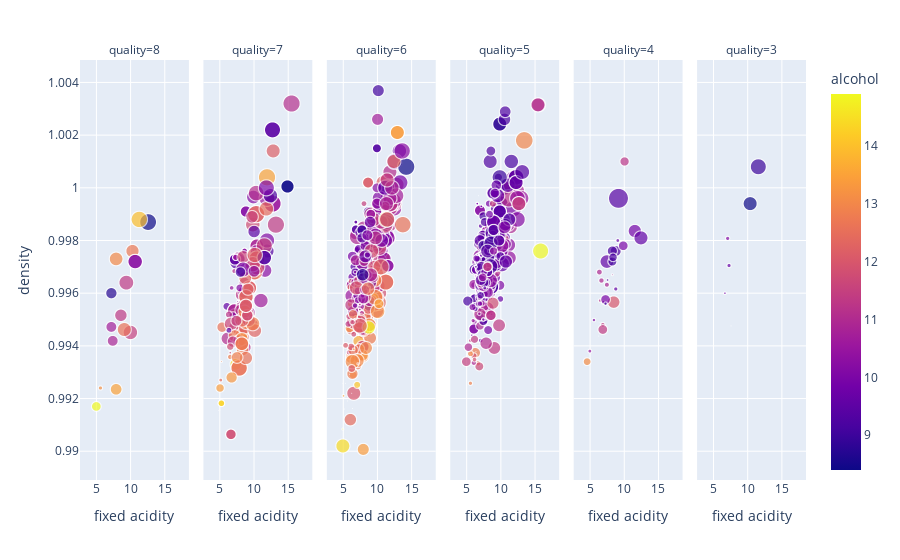

Notebook cell for this chart:
### Code cell
# quality 별 산도와 바디감, 도수의 상관관계 보여줌 / 원 크기는 신선함
fig3 = px.scatter(wine, x = 'fixed acidity', y = 'density', facet_col='quality', size = 'citric acid', color = 'alcohol')
fig3.show()

### Figure 1 — Plotly figure (JSON) as saved in the notebook; plotly's stock layout.template omitted (floating-point values rounded to 4 significant figures; data arrays with more than 128 entries replaced by an {"elided": "..."} marker saying what was removed)
{"data": [{"hovertemplate": "quality=8<br>fixed acidity=%{x}<br>density=%{y}<br>citric acid=%{marker.size}<br>alcohol=%{marker.color}<extra></extra>", "legendgroup": "", "marker": {"color": [12.6, 11, 11.3, 12.8, 11.4, 10, 11.7, 12.9, 11.8, 9.8, 12.5, 13.4, 11.7, 13.1, 11, 14], "coloraxis": "coloraxis", "size": [0.45, 0.53, 0.31, 0.46, 0.3, 0.33, 0.39, 0.05, 0.54, 0.72, 0.5, 0.67, 0.56, 0.34, 0.53, 0.24], "sizemode": "area", "sizeref": 0.0025, "symbol": "circle"}, "mode": "markers", "name": "", "showlegend": false, "type": "scattergl", "x": [10.3, 10.7, 7.2, 7.9, 7.4, 7.2, 8.6, 5.6, 10, 12.6, 9.1, 11.3, 9.4, 7.9, 10.7, 5], "xaxis": "x", "y": [0.9976, 0.9972, 0.9947, 0.9973, 0.9942, 0.996, 0.9952, 0.9924, 0.9945, 0.9987, 0.9946, 0.9988, 0.9964, 0.9923, 0.9972, 0.9917], "yaxis": "y"}, {"hovertemplate": "quality=7<br>fixed acidity=%{x}<br>density=%{y}<br>citric acid=%{marker.size}<br>alcohol=%{marker.color}<extra></extra>", "legendgroup": "", "marker": {"color": {"elided": "143 float values"}, "coloraxis": "coloraxis", "size": {"elided": "143 float values"}, "sizemode": "area", "sizeref": 0.0025, "symbol": "circle"}, "mode": "markers", "name": "", "showlegend": false, "type": "scattergl", "x": {"elided": "143 float values"}, "xaxis": "x2", "y": {"elided": "143 float values"}, "yaxis": "y2"}, {"hovertemplate": "quality=6<br>fixed acidity=%{x}<br>density=%{y}<br>citric acid=%{marker.size}<br>alcohol=%{marker.color}<extra></extra>", "legendgroup": "", "marker": {"color": {"elided": "462 float values"}, "coloraxis": "coloraxis", "size": {"elided": "462 float values"}, "sizemode": "area", "sizeref": 0.0025, "symbol": "circle"}, "mode": "markers", "name": "", "showlegend": false, "type": "scattergl", "x": {"elided": "462 float values"}, "xaxis": "x3", "y": {"elided": "462 float values"}, "yaxis": "y3"}, {"hovertemplate": "quality=5<br>fixed acidity=%{x}<br>density=%{y}<br>citric acid=%{marker.size}<br>alcohol=%{marker.color}<extra></extra>", "legendgroup": "", "marker": {"color": {"elided": "483 float values"}, "coloraxis": "coloraxis", "size": {"elided": "483 float values"}, "sizemode": "area", "sizeref": 0.0025, "symbol": "circle"}, "mode": "markers", "name": "", "showlegend": false, "type": "scattergl", "x": {"elided": "483 float values"}, "xaxis": "x4", "y": {"elided": "483 float values"}, "yaxis": "y4"}, {"hovertemplate": "quality=4<br>fixed acidity=%{x}<br>density=%{y}<br>citric acid=%{marker.size}<br>alcohol=%{marker.color}<extra></extra>", "legendgroup": "", "marker": {"color": [9.3, 11, 13.1, 10, 9.4, 11, 9.6, 11.4, 10, 9.8, 11.2, 9.2, 10.1, 10.9, 9.9, 9.4, 11.2, 12, 9.6, 10.5, 11, 10, 9.6, 9.1, 9.7, 9.6, 9.1, 11.8, 9, 9.2, 11.3, 11.4, 9.2], "coloraxis": "coloraxis", "size": [0.3, 0.09, 0.15, 0, 0.04, 0.08, 0, 0.06, 0.24, 0, 0, 0.02, 0.03, 0.07, 0.44, 1, 0.03, 0.4, 0.49, 0.04, 0.01, 0.24, 0.48, 0.03, 0.04, 0.05, 0.2, 0, 0.03, 0.26, 0.22, 0.24, 0.19], "sizemode": "area", "sizeref": 0.0025, "symbol": "circle"}, "mode": "markers", "name": "", "showlegend": false, "type": "scattergl", "x": [8.8, 6.4, 4.6, 6.2, 7, 6.7, 8.1, 6.9, 9.9, 8.1, 6.3, 7.6, 5.6, 7.5, 11.6, 9.2, 6.5, 8.5, 12.5, 5, 8.3, 7.3, 7.5, 7.9, 9.1, 8.8, 8.3, 6.5, 7.3, 8.3, 10.1, 6.9, 8.4], "xaxis": "x5", "y": [0.9976, 0.9968, 0.9934, 0.9966, 0.9957, 0.9965, 0.998, 0.9948, 0.9978, 1.0, 0.9944, 0.9965, 0.995, 0.9963, 0.9984, 0.9996, 0.9957, 0.9957, 0.9981, 0.9938, 0.9967, 0.9958, 0.9972, 0.9972, 0.998, 0.9962, 0.9972, 0.9949, 0.9956, 0.9976, 1.001, 0.9946, 0.9974], "yaxis": "y5"}, {"hovertemplate": "quality=3<br>fixed acidity=%{x}<br>density=%{y}<br>citric acid=%{marker.size}<br>alcohol=%{marker.color}<extra></extra>", "legendgroup": "", "marker": {"color": [9.7, 8.4, 10.9, 9, 9.95, 10.2], "coloraxis": "coloraxis", "size": [0.05, 0.49, 0, 0.66, 0.02, 0.05], "sizemode": "area", "sizeref": 0.0025, "symbol": "circle"}, "mode": "markers", "name": "", "showlegend": false, "type": "scattergl", "x": [7.3, 10.4, 7.6, 11.6, 6.7, 7.1], "xaxis": "x6", "y": [0.997, 0.9994, 0.9948, 1.001, 0.996, 0.9981], "yaxis": "y6"}], "layout": {"annotations": [{"font": {}, "showarrow": false, "text": "quality=8", "x": 0.075, "xanchor": "center", "xref": "paper", "y": 1, "yanchor": "bottom", "yref": "paper"}, {"font": {}, "showarrow": false, "text": "quality=7", "x": 0.245, "xanchor": "center", "xref": "paper", "y": 1, "yanchor": "bottom", "yref": "paper"}, {"font": {}, "showarrow": false, "text": "quality=6", "x": 0.415, "xanchor": "center", "xref": "paper", "y": 1, "yanchor": "bottom", "yref": "paper"}, {"font": {}, "showarrow": false, "text": "quality=5", "x": 0.585, "xanchor": "center", "xref": "paper", "y": 1, "yanchor": "bottom", "yref": "paper"}, {"font": {}, "showarrow": false, "text": "quality=4", "x": 0.755, "xanchor": "center", "xref": "paper", "y": 1, "yanchor": "bottom", "yref": "paper"}, {"font": {}, "showarrow": false, "text": "quality=3", "x": 0.925, "xanchor": "center", "xref": "paper", "y": 1, "yanchor": "bottom", "yref": "paper"}], "coloraxis": {"colorbar": {"title": {"text": "alcohol"}}, "colorscale": [[0, "#0d0887"], [0.1111, "#46039f"], [0.2222, "#7201a8"], [0.3333, "#9c179e"], [0.4444, "#bd3786"], [0.5556, "#d8576b"], [0.6667, "#ed7953"], [0.7778, "#fb9f3a"], [0.8889, "#fdca26"], [1, "#f0f921"]]}, "legend": {"itemsizing": "constant", "tracegroupgap": 0}, "margin": {"t": 60}, "xaxis": {"anchor": "y", "domain": [0, 0.15], "title": {"text": "fixed acidity"}}, "xaxis2": {"anchor": "y2", "domain": [0.17, 0.32], "matches": "x", "title": {"text": "fixed acidity"}}, "xaxis3": {"anchor": "y3", "domain": [0.34, 0.49], "matches": "x", "title": {"text": "fixed acidity"}}, "xaxis4": {"anchor": "y4", "domain": [0.51, 0.66], "matches": "x", "title": {"text": "fixed acidity"}}, "xaxis5": {"anchor": "y5", "domain": [0.68, 0.83], "matches": "x", "title": {"text": "fixed acidity"}}, "xaxis6": {"anchor": "y6", "domain": [0.85, 1], "matches": "x", "title": {"text": "fixed acidity"}}, "yaxis": {"anchor": "x", "domain": [0, 1], "title": {"text": "density"}}, "yaxis2": {"anchor": "x2", "domain": [0, 1], "matches": "y", "showticklabels": false}, "yaxis3": {"anchor": "x3", "domain": [0, 1], "matches": "y", "showticklabels": false}, "yaxis4": {"anchor": "x4", "domain": [0, 1], "matches": "y", "showticklabels": false}, "yaxis5": {"anchor": "x5", "domain": [0, 1], "matches": "y", "showticklabels": false}, "yaxis6": {"anchor": "x6", "domain": [0, 1], "matches": "y", "showticklabels": false}}}
